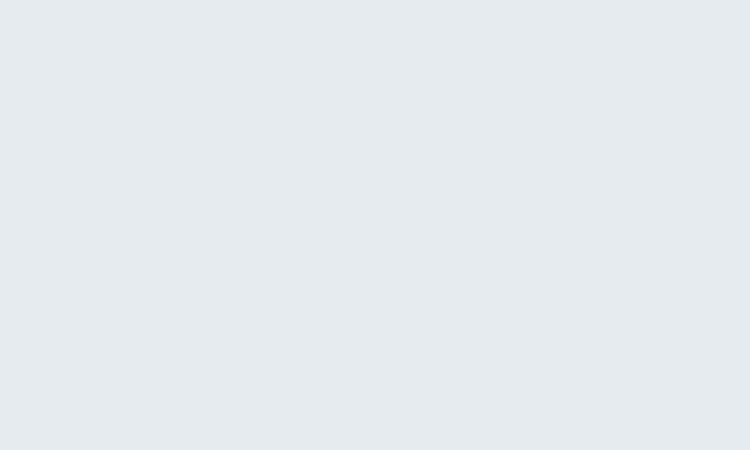
<?xml version="1.0" encoding="UTF-8"?>
<ui version="4.0">
 <class>ProntoSoccorso</class>
 <widget class="QWidget" name="ProntoSoccorso">
  <property name="geometry">
   <rect>
    <x>0</x>
    <y>0</y>
    <width>750</width>
    <height>450</height>
   </rect>
  </property>
  <property name="minimumSize">
   <size>
    <width>750</width>
    <height>450</height>
   </size>
  </property>
  <property name="maximumSize">
   <size>
    <width>750</width>
    <height>450</height>
   </size>
  </property>
  <property name="windowTitle">
   <string>Form</string>
  </property>
  <property name="styleSheet">
   <string notr="true">background-color: rgb(230, 235, 239);</string>
  </property>
  <widget class="QLabel" name="InformazioniProfilo">
   <property name="geometry">
    <rect>
     <x>10</x>
     <y>5</y>
     <width>581</width>
     <height>40</height>
    </rect>
   </property>
   <property name="font">
    <font>
     <family>Montserrat SemiBold</family>
     <pointsize>20</pointsize>
     <weight>50</weight>
     <bold>false</bold>
    </font>
   </property>
   <property name="styleSheet">
    <string notr="true">background-color: rgba(230, 235, 239,0);
color: rgb(230, 235, 239);</string>
   </property>
   <property name="text">
    <string>Lettera di dimissione</string>
   </property>
   <property name="wordWrap">
    <bool>false</bool>
   </property>
  </widget>
  <widget class="QPushButton" name="ButtonRegistra">
   <property name="geometry">
    <rect>
     <x>20</x>
     <y>390</y>
     <width>290</width>
     <height>40</height>
    </rect>
   </property>
   <property name="font">
    <font>
     <family>Montserrat SemiBold</family>
     <pointsize>10</pointsize>
     <weight>50</weight>
     <bold>false</bold>
    </font>
   </property>
   <property name="cursor">
    <cursorShape>PointingHandCursor</cursorShape>
   </property>
   <property name="mouseTracking">
    <bool>false</bool>
   </property>
   <property name="layoutDirection">
    <enum>Qt::LeftToRight</enum>
   </property>
   <property name="styleSheet">
    <string notr="true">QPushButton {
background-color: rgba(0, 57, 97,0);
	color: rgb(230, 235, 239);
color: rgb(230, 235, 239);
border-radius: 10px;
}
QPushButton:hover {
background-color: rgba(40, 40, 40,0.5);
    }</string>
   </property>
   <property name="text">
    <string>Registra</string>
   </property>
   <property name="iconSize">
    <size>
     <width>16</width>
     <height>16</height>
    </size>
   </property>
  </widget>
  <widget class="QLabel" name="Back">
   <property name="geometry">
    <rect>
     <x>0</x>
     <y>0</y>
     <width>750</width>
     <height>450</height>
    </rect>
   </property>
   <property name="font">
    <font>
     <family>Montserrat Medium</family>
     <pointsize>12</pointsize>
    </font>
   </property>
   <property name="text">
    <string/>
   </property>
   <property name="pixmap">
    <pixmap>E:/UI UFFICIALI/MATERIALE/Back.png</pixmap>
   </property>
   <property name="scaledContents">
    <bool>true</bool>
   </property>
  </widget>
  <widget class="QLabel" name="label_5">
   <property name="geometry">
    <rect>
     <x>20</x>
     <y>155</y>
     <width>290</width>
     <height>20</height>
    </rect>
   </property>
   <property name="font">
    <font>
     <family>Montserrat SemiBold</family>
     <pointsize>9</pointsize>
    </font>
   </property>
   <property name="styleSheet">
    <string notr="true">color: rgba(230, 235, 239,0.6);
background-color: rgba(0, 57, 97,0);</string>
   </property>
   <property name="text">
    <string>Ciclo di cure domiciliare</string>
   </property>
  </widget>
  <widget class="QTextEdit" name="textEditCicloDiCure">
   <property name="geometry">
    <rect>
     <x>20</x>
     <y>180</y>
     <width>290</width>
     <height>100</height>
    </rect>
   </property>
   <property name="font">
    <font>
     <family>Montserrat Medium</family>
    </font>
   </property>
   <property name="styleSheet">
    <string notr="true">QTextEdit {
background-color: rgba(0, 57, 97,0);
color: rgb(230, 235, 239);
border: 1px solid rgba(230, 235, 239,0.6);
border-radius: 6px;
padding: 5px;
}
                            
QTextEdit:focus {
background-color: rgba(40, 40, 40,0.7);
}





QScrollBar:vertical {
background:rgba(0,0,0,0);
width: 5px;
margin: 0px 0 0px 0;


}
QScrollBar::add-page:vertical, QScrollBar::sub-page:vertical {
background-color: rgb(40, 40, 40);
border-radius: 2.2px;
}

QScrollBar::handle:vertical {
background-color: rgba(230, 235, 239,0.5);
min-height: 20px;
border-radius: 2px;
}

</string>
   </property>
   <property name="frameShape">
    <enum>QFrame::Panel</enum>
   </property>
   <property name="frameShadow">
    <enum>QFrame::Sunken</enum>
   </property>
   <property name="lineWidth">
    <number>1</number>
   </property>
   <property name="readOnly">
    <bool>false</bool>
   </property>
   <property name="placeholderText">
    <string>Inserisci qui</string>
   </property>
  </widget>
  <widget class="QLabel" name="LogoLettarDiDimissione">
   <property name="geometry">
    <rect>
     <x>420</x>
     <y>129</y>
     <width>192</width>
     <height>195</height>
    </rect>
   </property>
   <property name="styleSheet">
    <string notr="true">background-color: rgba(230, 235, 239,0);</string>
   </property>
   <property name="text">
    <string/>
   </property>
   <property name="pixmap">
    <pixmap>E:/UI UFFICIALI/MATERIALE/IconaLetteraDiDimissione.png</pixmap>
   </property>
   <property name="scaledContents">
    <bool>true</bool>
   </property>
   <property name="wordWrap">
    <bool>false</bool>
   </property>
  </widget>
  <widget class="QLabel" name="label_8">
   <property name="geometry">
    <rect>
     <x>20</x>
     <y>70</y>
     <width>290</width>
     <height>20</height>
    </rect>
   </property>
   <property name="font">
    <font>
     <family>Montserrat SemiBold</family>
     <pointsize>9</pointsize>
    </font>
   </property>
   <property name="styleSheet">
    <string notr="true">color: rgba(230, 235, 239,0.6);
background-color: rgba(0, 57, 97,0);</string>
   </property>
   <property name="text">
    <string>Dati Paziente</string>
   </property>
  </widget>
  <widget class="QLabel" name="Nome">
   <property name="geometry">
    <rect>
     <x>30</x>
     <y>105</y>
     <width>130</width>
     <height>30</height>
    </rect>
   </property>
   <property name="font">
    <font>
     <family>Montserrat Medium</family>
     <pointsize>10</pointsize>
    </font>
   </property>
   <property name="styleSheet">
    <string notr="true">background-color: rgba(0, 57, 97,0);
color: rgb(230, 235, 239);

border-radius: 6px;
   

</string>
   </property>
   <property name="text">
    <string/>
   </property>
  </widget>
  <widget class="QLabel" name="Cognome">
   <property name="geometry">
    <rect>
     <x>170</x>
     <y>105</y>
     <width>130</width>
     <height>30</height>
    </rect>
   </property>
   <property name="font">
    <font>
     <family>Montserrat Medium</family>
     <pointsize>10</pointsize>
    </font>
   </property>
   <property name="styleSheet">
    <string notr="true">background-color: rgba(0, 57, 97,0);
color: rgb(230, 235, 239);

border-radius: 6px;
   

</string>
   </property>
   <property name="text">
    <string/>
   </property>
  </widget>
  <widget class="QLabel" name="Sheda_2">
   <property name="geometry">
    <rect>
     <x>20</x>
     <y>95</y>
     <width>290</width>
     <height>50</height>
    </rect>
   </property>
   <property name="styleSheet">
    <string notr="true">background-color: rgba(230, 235, 239,0);
border: 1px solid rgba(230, 235, 239,0.6);
border-radius: 5px;
</string>
   </property>
   <property name="text">
    <string/>
   </property>
  </widget>
  <widget class="QLabel" name="Sheda_3">
   <property name="geometry">
    <rect>
     <x>20</x>
     <y>315</y>
     <width>290</width>
     <height>60</height>
    </rect>
   </property>
   <property name="styleSheet">
    <string notr="true">background-color: rgba(230, 235, 239,0);
border: 1px solid rgba(230, 235, 239,0.6);
border-radius: 5px;
</string>
   </property>
   <property name="text">
    <string/>
   </property>
  </widget>
  <widget class="QLabel" name="label_6">
   <property name="geometry">
    <rect>
     <x>30</x>
     <y>330</y>
     <width>130</width>
     <height>30</height>
    </rect>
   </property>
   <property name="font">
    <font>
     <family>Montserrat Medium</family>
     <pointsize>10</pointsize>
    </font>
   </property>
   <property name="styleSheet">
    <string notr="true">background-color: rgba(0, 57, 97,0);
color: rgb(230, 235, 239);

border-radius: 6px;
   

</string>
   </property>
   <property name="text">
    <string>Data dimissione:</string>
   </property>
  </widget>
  <widget class="QLabel" name="label_9">
   <property name="geometry">
    <rect>
     <x>20</x>
     <y>290</y>
     <width>290</width>
     <height>20</height>
    </rect>
   </property>
   <property name="font">
    <font>
     <family>Montserrat SemiBold</family>
     <pointsize>9</pointsize>
    </font>
   </property>
   <property name="styleSheet">
    <string notr="true">color: rgba(230, 235, 239,0.6);
background-color: rgba(0, 57, 97,0);</string>
   </property>
   <property name="text">
    <string>Dimissione</string>
   </property>
  </widget>
  <widget class="QLineEdit" name="lineEdit_Data">
   <property name="geometry">
    <rect>
     <x>170</x>
     <y>330</y>
     <width>130</width>
     <height>30</height>
    </rect>
   </property>
   <property name="styleSheet">
    <string notr="true">background-color: rgba(0, 57, 97,0);
color: rgb(230, 235, 239);

border-radius: 6px;
   

</string>
   </property>
   <property name="maxLength">
    <number>16</number>
   </property>
   <property name="frame">
    <bool>true</bool>
   </property>
   <property name="readOnly">
    <bool>true</bool>
   </property>
  </widget>
  <zorder>Back</zorder>
  <zorder>Sheda_2</zorder>
  <zorder>InformazioniProfilo</zorder>
  <zorder>ButtonRegistra</zorder>
  <zorder>label_5</zorder>
  <zorder>textEditCicloDiCure</zorder>
  <zorder>LogoLettarDiDimissione</zorder>
  <zorder>label_8</zorder>
  <zorder>Nome</zorder>
  <zorder>Cognome</zorder>
  <zorder>Sheda_3</zorder>
  <zorder>label_6</zorder>
  <zorder>label_9</zorder>
  <zorder>lineEdit_Data</zorder>
 </widget>
 <resources>
  <include location="E:/UI UFFICIALI/asa.qrc"/>
 </resources>
 <connections/>
</ui>
